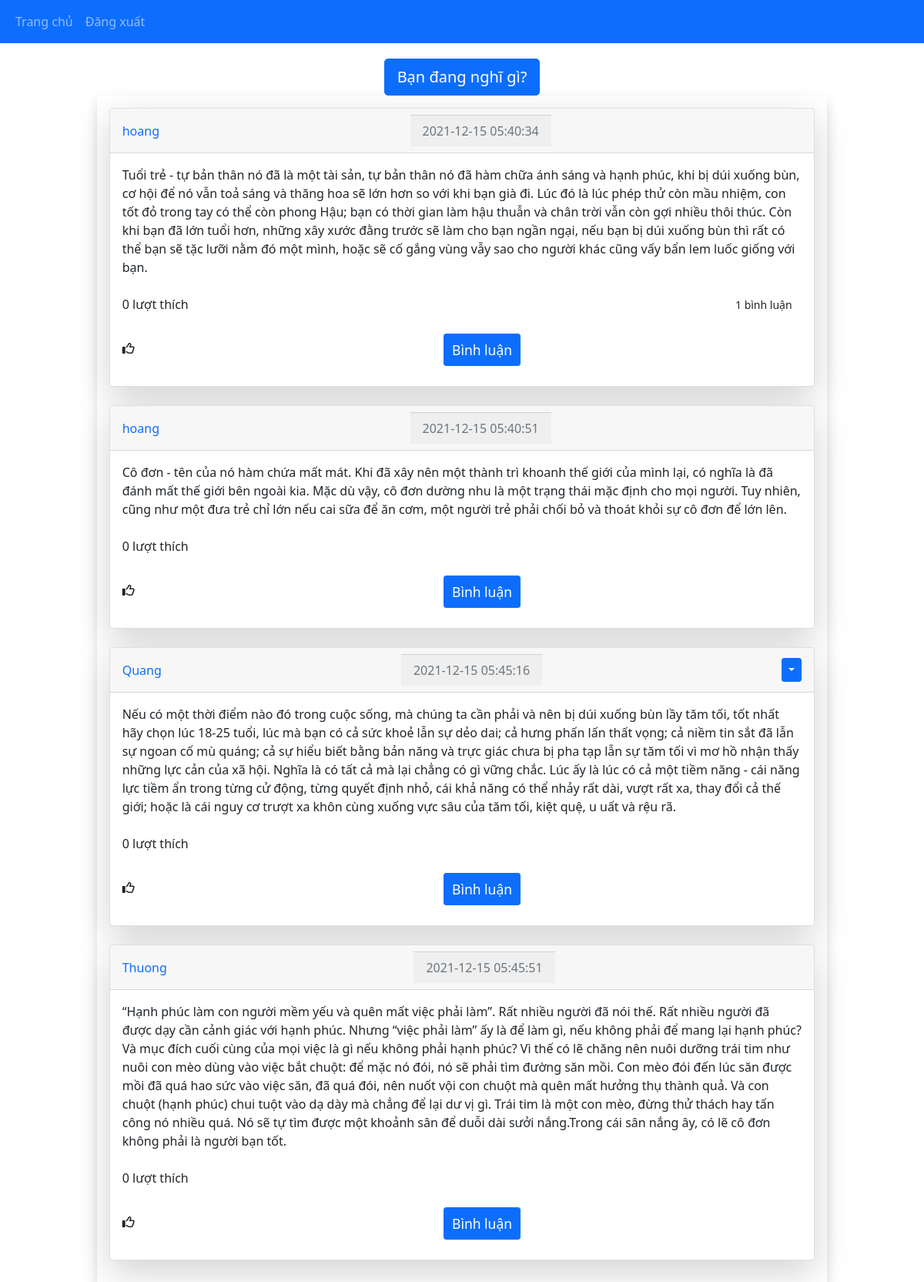
/home (signed in), run on the app's committed database.
### website/models.py (models this page shows)
class Post(db.Model):
    id = db.Column(db.Integer, primary_key=True)
    text = db.Column(db.Text, nullable=False)
    date_created = db.Column(db.DateTime(timezone=True), default=func.now())
    author = db.Column(db.Integer, db.ForeignKey(
        'user.id', ondelete="CASCADE"), nullable=False)
    comments = db.relationship('Comment', backref='post', passive_deletes=True)
    likes = db.relationship('Like', backref='post', passive_deletes=True)

class User(db.Model, UserMixin):
    id = db.Column(db.Integer, primary_key=True)
    email = db.Column(db.String(150), unique=True)
    username = db.Column(db.String(150), unique=True)
    password = db.Column(db.String(150))
    date_created = db.Column(db.DateTime(timezone=True), default=func.now())
    posts = db.relationship('Post', backref='user', passive_deletes=True)
    comments = db.relationship('Comment', backref='user', passive_deletes=True)
    likes = db.relationship('Like', backref='user', passive_deletes=True)

### website/views.py (the view)
@views.route("/")
@views.route("/home")
@login_required
def home():
    posts = Post.query.all()
    return render_template("home.html", user=current_user, posts=posts)

### website/__init__.py (called while the page is built)
def create_app():
    app = Flask(__name__)
    app.config['SECRET_KEY'] = "helloworld"
    app.config['SQLALCHEMY_DATABASE_URI'] = f'sqlite:///{DB_NAME}'
    app.register_error_handler(404, page_not_found)
    db.init_app(app)
    from .views import views
    from .auth import auth
    app.register_blueprint(views, url_prefix="/")
    app.register_blueprint(auth, url_prefix="/")
    from .models import User, Post, Comment, Like
    create_database(app)
    login_manager = LoginManager()
    login_manager.login_view = "auth.login"
    login_manager.init_app(app)
    @login_manager.user_loader
    def load_user(id):
        return User.query.get(int(id))
    return app

### website/templates/home.html
{% extends "posts_div.html" %} {% block title %}Home{% endblock %}

### website/templates/posts_div.html (shortened to what this page needs)
{% extends "base.html" %} {% block title %}Trang chủ{% endblock %} {% block content
%}
<div align="center" style="margin-top: 20px;">
  <a href="/create-post"><button type="button" class="btn btn-primary btn-lg">
      Bạn đang nghĩ gì?
    </button></a>
</div>
<div class="shadow p-3" id="posts" style="width:85%;margin:auto">
  {% for post in posts %}
  <div class="card shadow-lg">
    <div class="card-header d-flex justify-content-between align-items-center">
      <a style="text-decoration: none" href="/posts/{{post.user.username}}">{{post.user.username}}</a>
      <div class="card-footer text-muted">{{post.date_created}}</div>
      <div>
        {% if user.id == post.author %}
        <div class="btn-group">
          <button type="button" class="btn btn-sm btn-primary dropdown-toggle" data-bs-toggle="dropdown"></button>
        </div>
        {% endif %}
      </div>
    </div>
    <div class="card-body">
      <div class="card-text">{{post.text}}</div>
      <br />
      <p class="card-text">
        <span id="likes-count-{{post.id}}">
          {{ post.likes|length }} </span> <span>lượt thích</span>
        {% if post.comments|length > 0 %}
        <small style="margin-left:80%">{{post.comments|length}} bình luận</small>
        {% endif %}
      </p>
      <p class="card-text">
        {% if user.id in post.likes|map(attribute="author")|list %}
        <i style="cursor: pointer;" class="fas fa-thumbs-up" id="like-button-{{post.id}}"
          onclick="like({{post.id}})"></i>
        {% else %}
        <i style="cursor: pointer;" class="far fa-thumbs-up" id="like-button-{{post.id}}"
          onclick="like({{post.id}})"></i>
        {% endif %}
        <a class="GFG btn btn-sm btn-primary" style="margin-left:45%" data-bs-toggle="collapse"
          href="#comments-{{post.id}}" role="button">
          <small>Bình luận</small>
        </a>
      </p>
    </div>
  </div>
  <br> {% endfor %}
</div>
{% endblock %}

### website/templates/posts_div.html (style rules this page uses)
.GFG { padding: 5px 10px; text-align: center; display: inline-block; font-size: 20px; margin: 10px 30px; cursor: pointer; text-decoration: none; }
body { background-image: url("https://images.pexels.com/photos/129731/pexels-photo-129731.jpeg?cs=srgb&dl=pexels-fwstudio-129731.jpg&fm=jpg"); background-repeat: no-repeat; background-attachment: fixed; background-size: cover; }

### data on the page
Post: user.username "hoang", date_created "2021-12-15 05:40:34", text "Tuổi trẻ - tự bản thân nó đã là một tài sản, tự bản thân nó đã hàm chữa ánh sáng và hạnh phúc, khi bị dúi xuống bùn, cơ hội để nó vẫn toả sáng và thăng hoa sẽ lớn hơn so với khi bạn già đi. Lúc đó là lúc phép thử còn mầu nhiệm, con tốt đỏ trong tay có thể còn phong Hậu; bạn có thời gian làm hậu thuẫn và chân trời vẫn còn gợi nhiều thôi thúc. Còn khi bạn đã lớn tuổi hơn, những xây xước đằng trước sẽ làm cho bạn ngần ngại, nếu bạn bị dúi xuống bùn thì rất có thể bạn sẽ tặc lưỡi nằm đó một mình, hoặc sẽ cố gắng vùng vẫy sao cho người khác cũng vấy bẩn lem luốc giống với bạn.", likes|length "0", comments|length "1"
Post: user.username "hoang", date_created "2021-12-15 05:40:51", text "Cô đơn - tên của nó hàm chứa mất mát. Khi đã xây nên một thành trì khoanh thế giới của mình lại, có nghĩa là đã đánh mất thế giới bên ngoài kia. Mặc dù vậy, cô đơn dường nhu là một trạng thái mặc định cho mọi người. Tuy nhiên, cũng như một đưa trẻ chỉ lớn nếu cai sữa để ăn cơm, một người trẻ phải chối bỏ và thoát khỏi sự cô đơn để lớn lên.", likes|length "0"
Post: user.username "Quang", date_created "2021-12-15 05:45:16", text "Nếu có một thời điểm nào đó trong cuộc sống, mà chúng ta cần phải và nên bị dúi xuống bùn lầy tăm tối, tốt nhất hãy chọn lúc 18-25 tuổi, lúc mà bạn có cả sức khoẻ lẫn sự dẻo dai; cả hưng phấn lấn thất vọng; cả niềm tin sắt đã lẫn sự ngoan cố mù quáng; cả sự hiểu biết bằng bản năng và trực giác chưa bị pha tạp lẫn sự tăm tối vì mơ hồ nhận thấy những lực cản của xã hội. Nghĩa là có tất cả mà lại chẳng có gì vững chắc. Lúc ấy là lúc có cả một tiềm năng - cái năng lực tiềm ẩn trong từng cử động, từng quyết định nhỏ, cái khả năng có thể nhảy rất dài, vượt rất xa, thay đổi cả thế giới; hoặc là cái nguy cơ trượt xa khôn cùng xuống vực sâu của tăm tối, kiệt quệ, u uất và rệu rã.", likes|length "0"
Post: user.username "Thuong", date_created "2021-12-15 05:45:51", text "“Hạnh phúc làm con người mềm yếu và quên mất việc phải làm”. Rất nhiều người đã nói thế. Rất nhiều người đã được dạy cần cảnh giác với hạnh phúc. Nhưng “việc phải làm” ấy là để làm gì, nếu không phải để mang lại hạnh phúc? Và mục đích cuối cùng của mọi việc là gì nếu không phải hạnh phúc? Vì thế có lẽ chăng nên nuôi dưỡng trái tim như nuôi con mèo dùng vào việc bắt chuột: để mặc nó đói, nó sẽ phải tìm đường săn mồi. Con mèo đói đến lúc săn được mồi đã quá hao sức vào việc săn, đã quá đói, nên nuốt vội con chuột mà quên mất hưởng thụ thành quả. Và con chuột (hạnh phúc) chui tuột vào dạ dày mà chẳng để lại dư vị gì. Trái tim là một con mèo, đừng thử thách hay tấn công nó nhiều quá. Nó sẽ tự…", likes|length "0"
